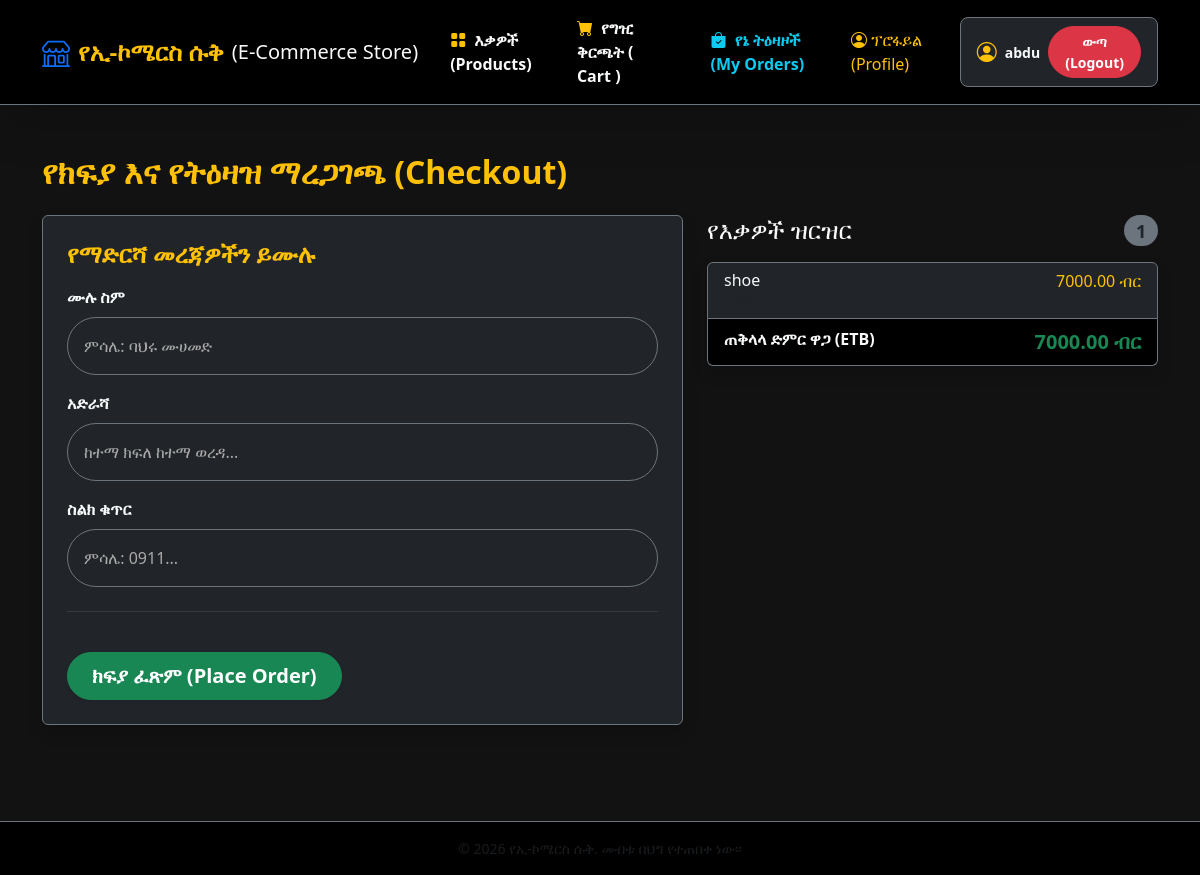
Page /checkout/ (signed in) on the earlier database version.
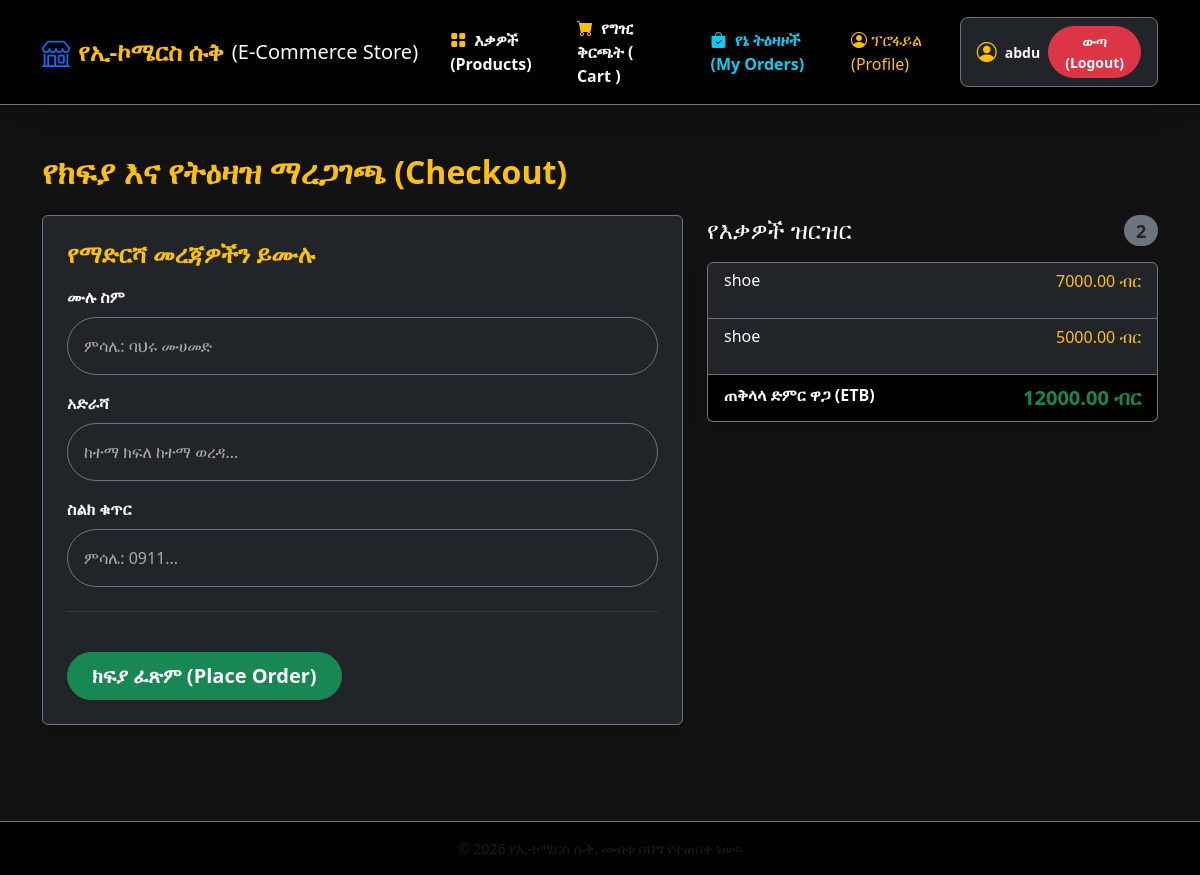
Same page on the later database version.
### store/models.py (models this page shows, shortened)
class Cart(models.Model):
    user = models.OneToOneField(User, on_delete=models.CASCADE)
    created_at = models.DateTimeField(auto_now_add=True)
    def get_total_price(self):
        return sum(item.get_cost() for item in self.items.all())

class CartItem(models.Model):
    cart = models.ForeignKey(Cart, related_name='items', on_delete=models.CASCADE)
    product = models.ForeignKey(Product, on_delete=models.CASCADE)
    quantity = models.PositiveIntegerField(default=1)
    def get_cost(self):
        return self.quantity * self.product.price

class Product(models.Model):
    category = models.ForeignKey(Category, on_delete=models.CASCADE, null=True ,blank=True)
    name = models.CharField(max_length=100)
    description = models.TextField()
    price = models.DecimalField(max_digits=10, decimal_places=2)
    stock = models.PositiveIntegerField()
    image = models.ImageField(upload_to='products/', null=True, blank=True)
    created_at = models.DateTimeField(auto_now_add=True)
    updated_at = models.DateTimeField(auto_now=True)

### store/views.py (the view, shortened to what this page needs)
# urls.py: path('checkout/', views.checkout, name='checkout'),
@login_required
def checkout(request):
    cart = Cart.objects.get(user=request.user)
    return render(request, 'store/checkout.html', {'cart': cart})

### store/templates/store/checkout.html (shortened to what this page needs)
{% extends 'store/base.html' %}
{% block content %}
<div class="container my-5">
    <h2 class="mb-4 text-warning fw-bold">የክፍያ እና የትዕዛዝ ማረጋገጫ (Checkout)</h2>
    <div class="row">
        <div class="col-lg-5 order-lg-2 mb-4">
            <h4 class="d-flex justify-content-between align-items-center mb-3 text-light">
                <span>የእቃዎች ዝርዝር</span>
                <span class="badge bg-secondary text-dark rounded-pill">{{ cart.items.count }}</span>
            </h4>
            <ul class="list-group mb-3 shadow">
                {% for item in cart.items.all %}
                    <li class="list-group-item d-flex justify-content-between lh-sm bg-dark text-light border-secondary">
                        <div>
                            <h6 class="my-0">{{ item.product.name }}</h6>
                            <small class="text-muted">ብዛት: {{ item.quantity }}</small>
                        </div>
                        <span class="text-warning">{{ item.get_cost }} ብር</span>
                    </li>
                {% endfor %}
                <li class="list-group-item d-flex justify-content-between bg-black text-light border-secondary">
                    <span class="fw-bold"> ጠቅላላ ድምር ዋጋ (ETB)</span>
                    <strong class="text-success fs-5">{{ cart.get_total_price }} ብር</strong>
                </li>
            </ul>
        </div>
        <div class="col-lg-7 order-lg-1">
            <div class="card bg-dark text-light shadow border-secondary p-4">
                <h4 class="mb-3 text-warning fw-bold">የማድርሻ መረጃዎችን ይሙሉ</h4>
                <form method="POST" action="{% url 'checkout' %}">
                    <div class="mb-3">
                        <label for="full_name" class="form-label fw-bold">ሙሉ ስም</label>
                        <input type="text" class="form-control bg-dark border-secondary text-light p-3 rounded-pill" id="full_name" name="full_name" placeholder="ምሳሌ: ባህሩ ሙሀመድ " required>
                    </div>
                    <div class="mb-3">
                        <label for="address" class="form-label fw-bold">አድራሻ</label>
                        <input type="text" class="form-control bg-dark border-secondary  text-light  rounded-pill p-3" id="address" name="address" placeholder="ከተማ ክፍለ ከተማ ወረዳ..." required>
                    </div>
                    <div class="mb-3">
                        <label for="phone_number" class="form-label fw-bold">ስልክ ቁጥር</label>
                        <input type="text" class="form-control bg-dark border-secondary  text-light rounded-pill p-3" id="phone_number" name="phone_number" placeholder="ምሳሌ: 0911..." required>
                    </div>
                    <hr class="my-4 border-secondary">
                    <button type="submit" class="btn btn-success btn-lg rounded-pill px-4 fw-bold mt-3 shadow-sm">ክፍያ ፈጽም (Place Order)</button>
                </form>
            </div>
       </div>
    </div>
</div>
{% endblock content %}

Differences in the rows shown:
computed for Cart: items.count "1" → "2"; get_total_price "7000.00" → "12000.00"
added CartItem: product.name "shoe", get_cost "5000.00"
